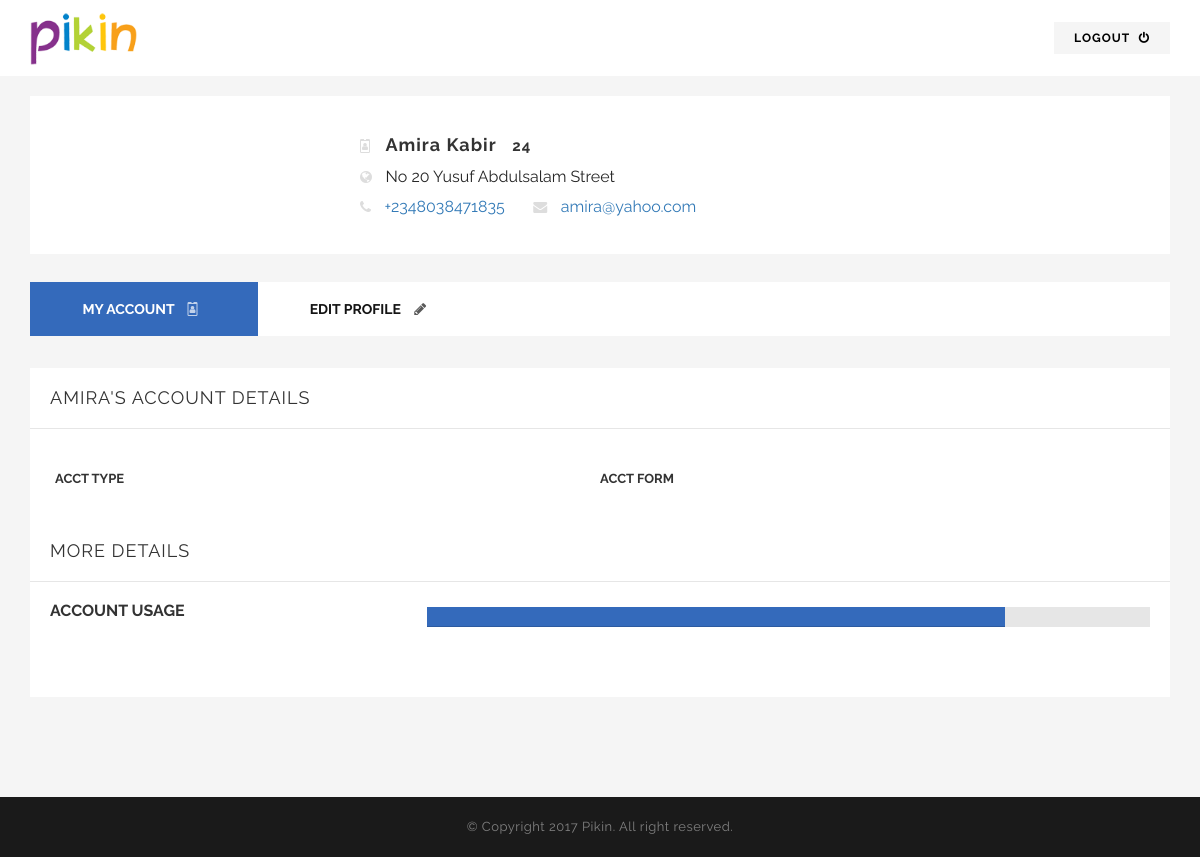
/member.php (signed in), run on the app's committed database.
### tables this page shows
CREATE TABLE `parents` (
  `SN` int(200) NOT NULL,
  `image` varbinary(200) NOT NULL,
  `firstname` text NOT NULL,
  `lastname` text NOT NULL,
  `email` varchar(30) NOT NULL,
  `age` int(50) NOT NULL,
  `password` varchar(30) NOT NULL,
  `hash` varchar(32) NOT NULL,
  `paymentmethod` text NOT NULL,
  `phonenumber` varchar(30) NOT NULL,
  `homeaddress` varchar(255) NOT NULL,
  `homesuburb` varchar(50) NOT NULL,
  `homepostcode` varchar(50) NOT NULL,
  `officeaddress` varchar(255) NOT NULL,
  `officesuburb` varchar(50) NOT NULL,
  `officepostcode` varchar(50) NOT NULL,
  `numkids` int(10) NOT NULL,
  `ageofkids` int(30) NOT NULL,
  `typeofservice` text NOT NULL,
  `servicehours` varchar(50) NOT NULL,
  `active` int(1) NOT NULL DEFAULT '0'
);

### member.php (the view, shortened to what this page needs)
<?php
include("dbconnection.php");
$email = $_SESSION['email'];
if (!isset($email)) {
  header('Location:login.php');
}
else {
  $query = "SELECT * FROM parents WHERE email = '$email'";
  $userdetails =  mysqli_query ($connection, $query);
  $data = mysqli_fetch_assoc($userdetails);
  $firstname = $data["firstname"];
  $lastname = $data["lastname"];
  $email = $data["email"];
}
?>
<!doctype html>
<html class="no-js" lang="en">
<head>
<link rel="stylesheet" href="css/ionicons.min.css">
<link rel="stylesheet" href="css/bootstrap/bootstrap.min.css">
<link rel="stylesheet" href="css/font-awesome.min.css">
<link rel="stylesheet" href="css/main.css">
<link rel="stylesheet" href="css/style3.css">
<link rel="stylesheet" href="css/responsive.css">
<link href="https://maxcdn.bootstrapcdn.com/font-awesome/4.7.0/css/font-awesome.min.css" rel="stylesheet">
</head>
<body>
<div id="wrap">
  <main class="cd-main-content">
    <div id="content">
          <div class="top-head" style="margin: 0px; background: white; padding: 10px 0px;">
        <div class="container" style="">
            <div class="row">
              <div class="col-md-12">
                <h4></h4><img src="img/logo.png" class="img-responsive" alt="" style="width: 110px">
                <a href="logout.php" class="pull-right" style="color: black; background: #f5f5f5; margin-top: 12px">Logout <i class="fa fa-power-off" style="margin-left: 5px"></i> </a> </div>
            </div>
          </div>
          </div>
      <div class="resume" style="padding-top: 20px;">
        <div class="container" style="">
         <div class="col-md-12" style="padding: 0px">
            <div class="side-bar" style="">
           <div class="col-md-3" style="padding: 0px">
            <div style="padding: 30px">
            </div>
              </div>
           <div class="col-md-9">
            <div style="padding: 30px">
             <h5 style="text-transform: none; margin: 0px; padding: 5px 0px;line-height: 1.5">
              <span style="font-size: 14px; color: #ddd; margin-right: 10px">
                <i class="fa  fa-id-badge"></i>
              </span>
               <?=$firstname?> <?=$lastname?> &nbsp; <span style="font-size: 15px; font-weight: ; color: #333"><?php echo $data["age"]; ?></span>
             </h5>
             <h6 style="text-transform: none; font-weight: normal; margin: 0px; padding: 5px 0px">
              <span style="font-size: 14px; color: #ddd; margin-right: 10px">
                <i class="fa  fa-globe"></i>
              </span>
               <?php echo $data["homeaddress"]; ?>
             </h6>
             <h6 style="text-transform: none; font-weight: normal; margin: 0px; padding: 5px 0px; line-height: 1.5">
              <span style="font-size: 14px; color: #ddd; margin-right: 10px">
                <i class="fa  fa-phone"></i>
              </span>
               <a href="tel:09060697356" style="color: #337ab7"><?php echo $data["phonenumber"]; ?> </a>
               <br class="visible-sm visible-xs">
              <span style="font-size: 14px; color: #ddd; margin-right: 10px;">
                <i class="fa  fa-envelope"></i>
              </span>
               <a href="email:<?=$email?>" style="color: #337ab7"><?=$email?></a>
             </h6>
           </div>
           </div>
           <div class="clearfix"></div>
           </div>
         </div>
          <br>
          <br>
          <div class="row">
            <div class="col-md-12">
              <nav>
                <div class="collapse navbar-collapse" id="nav-tabis">
                  <ul class="isop-filter nav nav-pills">
                    <li role="presentation" class="active"><a href="#about-me" aria-controls="about-me" role="tab" data-toggle="tab"> MY ACCOUNT &nbsp; &nbsp;<i class="fa fa-id-badge" style="opacity: .7"></i></a></li>
                    <li role="presentation"><a href="#contact" aria-controls="contact" role="tab" data-toggle="tab">
                       EDIT PROFILE &nbsp; &nbsp;<i class="fa fa-pencil" style="opacity: .7"></i></a></li>
                  </ul>
                </div>
              </nav>
              <div class="tab-content">
                <div role="tabpanel" class="tab-pane fade in active" id="about-me">
                  <div class="inside-sec">
                    <h5 class="tittle" style="font-weight: normal;"><?=$firstname?>'s Account Details</h5>
                    <section class="about-me padding-top-10">
                      <ul class="personal-info">
                        <li>
                          <p> <span> Acct Type</span> <?=$data['account_type']?> </p>
                        </li>
                        <li>
                          <p> <span> Acct Form</span> <?=$data['account_form']?> </p>
                        </li>
                      </ul>
                      <h5 class="tittle" style="font-weight: normal;">More Details</h5>
                      <div class="panel-group accordion padding-20" id="accordion">
                        <div class="panel panel-default">
                          <div class="row">
                            <div class="col-sm-4">
                              <div class="">
                                <h4 class="panel-title"> <a data-toggle="collapse" data-parent="#accordion" href="#collapseOne" class="collapsed"> Account Usage</a> </h4>
                              </div>
                            </div>
                            <div class="col-sm-8">
                              <div class="progress">
                                <div class="progress-bar" role="progressbar" aria-valuenow="80" aria-valuemin="0" aria-valuemax="100" style="width: 80%;"> <span class="sr-only">60% Complete</span> </div>
                              </div>
                            </div>
                          </div>
                        </div>
                      </div>
                    </section>
                  </div>
                </div>
              </div>
            </div>
          </div>
        </div>
      </div>
    </div>
  </main>
  <footer class="footer">
    <div class="rights">
      <p>© Copyright 2017 Pikin. All right reserved.</p>
    </div>
  </footer>
</div>
</body>
</html>

### css/style3.css (style rules this page uses)
* { margin: 0px; padding: 0px; }
body { background: #FFF; font-weight: normal; position: relative; font-size: 14px; font-family: 'Raleway', sans-serif; }
#wrap { position: relative; width: 100%; overflow: hidden; }
h1, h2, h3, h4, h5, h6 { color: #262626; font-weight: bold; text-transform: uppercase; font-family: 'Raleway', sans-serif; }
h4 { font-size: 30px; }
h5 { font-size: 18px; padding: 20px 0; margin: 0px; color: #333333; letter-spacing: 1px; }
h6 { font-size: 16px; }
p { color: #333333; font-size: 13px; line-height: 20px; letter-spacing: 0.5px; text-rendering: optimizeLegibility; }
a { -webkit-transition: all 0.4s ease-in-out; -moz-transition: all 0.4s ease-in-out; -o-transition: all 0.4s ease-in-out; -ms-transition: all 0.4s ease-in-out; transition: all 0.4s ease-in-out; text-decoration: none !important; }
img { -webkit-transition: 0.4s ease-in-out; -moz-transition: 0.4s ease-in-out; -ms-transition: 0.4s ease-in-out; -o-transition: 0.4s ease-in-out; transition: 0.4s ease-in-out; display: inline-block !important; }
ul { margin-bottom: 0px; }
li { list-style: none; }
a { text-decoration: none; color: #141414; }
section { position: relative; width: 100%; background: #fff; }
.resume { background: #f5f5f5; padding: 100px 0; }
h5.tittle { font-size: 18px; padding: 20px; margin: 0px; color: #333333; letter-spacing: 1px; border-bottom: 1px solid #e6e6e6; }
.top-head { margin-bottom: 30px; }
.top-head a { letter-spacing: 1px; background: #346abb; color: #fff; padding: 10px 20px; text-transform: uppercase; font-weight: bold; font-size: 12px; margin-top: 3px; display: inline-block; }
.side-bar { background: #fff; }
.inside-sec { width: 100%; display: inline-block; background: #fff; }
.accordion .panel { box-shadow: none; border-radius: 0px; margin-bottom: 30px; position: relative; border: none; margin-top: 0px; }
.progress { margin-bottom: 0px; border-radius: 0px; box-shadow: none; background: #e6e6e6; margin-top: 5px; }
.progress-bar { background: #346abb; }
.rights { background: #1a1a1a; padding: 20px 0; text-align: center; }
.rights p { margin: 0px; color: #808080; }
.nav-pills>li+li { margin-left: 0px; }
.about-me p { line-height: 24px; letter-spacing: 0px; }
.about-me .personal-info { padding: 25px; display: inline-block; width: 100%; }
.about-me .personal-info li { width: 50%; float: left; }
.about-me .personal-info li span { width: 50%; float: left; text-transform: uppercase; font-weight: bold; }
.about-me .personal-info li p { margin: 0px; line-height: 30px; }
.isop-filter { background: #fff; margin-bottom: 30px; display: inline-block; width: 100%; }
.isop-filter li { float: left; width: 20%; text-align: center; }
.isop-filter li a i { margin-right: 8px; }
.isop-filter li a { float: left; display: inline-block; text-align: center; width: 100%; padding: 20px 0; border-radius: 0px; font-weight: bold; }
.isop-filter li.active a { background: #346abb; color: #fff; }
article, aside, details, figcaption, figure, footer, header, hgroup, menu, nav, section, main { display: block; }
body { line-height: 1; }
ol, ul { list-style: none; }
.cd-main-content { min-height: 100%; position: relative; z-index: 2; -webkit-transform: translateZ(0); -webkit-backface-visibility: hidden; -webkit-transition-property: -webkit-transform; -moz-transition-property: -moz-transform; transition-property: transform; -webkit-transition-duration: 0.4s; -moz-transition-duration: 0.4s; transition-duration: 0.4s; }
#content:before { opacity: 0; position: absolute; height: 100%; width: 100%; left: 0px; right: 320px; margin-right: 320px; top: 0px; content: ""; display: none; background: rgba(0,0,0,0.5); z-index: 1; -webkit-transition: all 0.4s ease-in-out; -moz-transition: all 0.4s ease-in-out; -o-transition: all 0.4s ease-in-out; -ms-transition: all 0.4s ease-in-out; transition: all 0.4s ease-in-out; }
.navbar-collapse { padding:0px; }

### data on the page
parents: firstname "Amira", lastname "Kabir", age "24", homeaddress "No 20 Yusuf Abdulsalam Street", phonenumber "+2348038471835", email "amira@yahoo.com", firstname "AMIRA"
